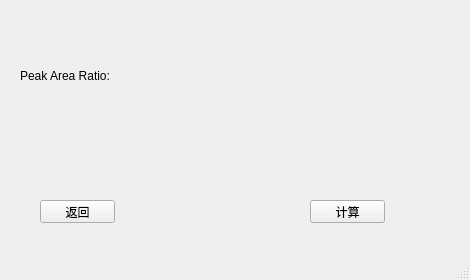
<?xml version="1.0" encoding="UTF-8"?>
<ui version="4.0">
 <class>TextWindow</class>
 <widget class="QMainWindow" name="TextWindow">
  <property name="geometry">
   <rect>
    <x>0</x>
    <y>0</y>
    <width>470</width>
    <height>280</height>
   </rect>
  </property>
  <property name="windowTitle">
   <string>MainWindow</string>
  </property>
  <widget class="QWidget" name="centralwidget">
   <widget class="QLabel" name="label">
    <property name="geometry">
     <rect>
      <x>20</x>
      <y>20</y>
      <width>401</width>
      <height>111</height>
     </rect>
    </property>
    <property name="text">
     <string>Peak Area Ratio: </string>
    </property>
   </widget>
   <widget class="QPushButton" name="back_button">
    <property name="geometry">
     <rect>
      <x>40</x>
      <y>200</y>
      <width>75</width>
      <height>23</height>
     </rect>
    </property>
    <property name="text">
     <string>返回</string>
    </property>
   </widget>
   <widget class="QPushButton" name="calc_button">
    <property name="geometry">
     <rect>
      <x>310</x>
      <y>200</y>
      <width>75</width>
      <height>23</height>
     </rect>
    </property>
    <property name="text">
     <string>计算</string>
    </property>
   </widget>
  </widget>
  <widget class="QMenuBar" name="menubar">
   <property name="geometry">
    <rect>
     <x>0</x>
     <y>0</y>
     <width>470</width>
     <height>23</height>
    </rect>
   </property>
  </widget>
  <widget class="QStatusBar" name="statusbar"/>
 </widget>
 <resources/>
 <connections/>
</ui>
